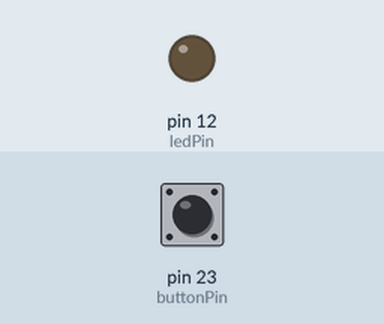
Recording of a sketch running on a simulated Arduino Mega 2560, built with avr-gcc and run on an emulated ATmega2560. Shown: output pins drawn as LEDs (lit = HIGH). The inputs (shaded band) are chosen by the test bench; at power-on: pin 23 (buttonPin) LOW.

Above: at 1.2 s.
1.3 s: pin 23 (buttonPin) pulled HIGH for 0.15 s
At 1.37 s:
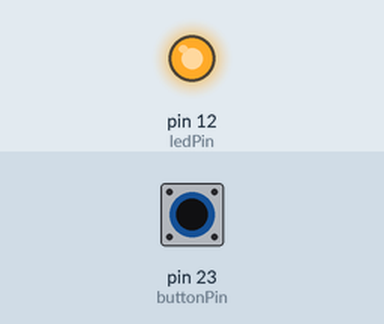
2.9 s: pin 23 (buttonPin) pulled HIGH for 3.2 s
At 6.9 s:
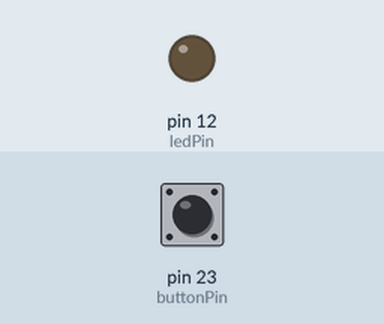
Timing chart, 0 to 8.4 s (numbered marks = the images above; inputs shaded):
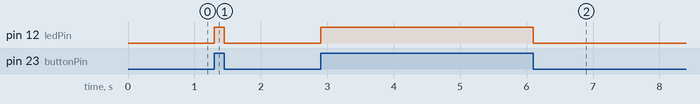

Measured:
- after the input at 1.3 s, pin 12 (ledPin): LOW → HIGH at once, → LOW 0.15 s later
- after the input at 2.9 s, pin 12 (ledPin): LOW → HIGH at once, → LOW 3.2 s later

The sketch:

Arancino_push_button.ino
```cpp
// Define pin connections
const int ledPin = 12;    // LED connected to GPIO D12
const int buttonPin = 23; // Button connected to GPIO D23

void setup() {
  pinMode(ledPin, OUTPUT); // Set LED as output
  //pinMode(buttonPin, INPUT_PULLDOWN); // Set button as input with pull-down resistor
  pinMode(buttonPin, INPUT); // Set button as input
}

void loop() {
  // Read the button state
  int buttonState = digitalRead(buttonPin);

  // If the button is pressed, turn on the LED
  if (buttonState == HIGH) {
    digitalWrite(ledPin, HIGH);
  } else {
    digitalWrite(ledPin, LOW);
  }

  delay(50); // Small delay for stability
}
```
